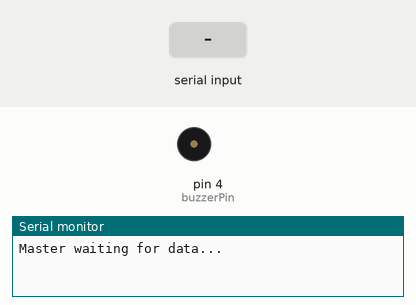
This sketch was run on a simulated Arduino Uno, built with avr-gcc and run on an emulated ATmega328P. Parts: buzzer (waves = sounding), the last lines printed to the serial monitor. Inputs (shaded band) come from the test bench.

Above: at 1.2 s.
1.3 s: "|\n" received over the second serial link
At 1.42 s:
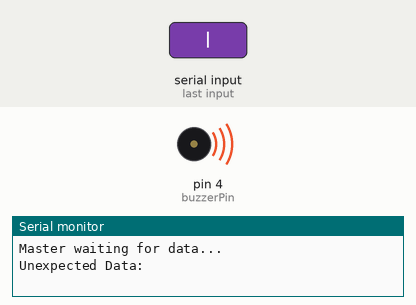
7.3 s: "ALARM\n" received over the second serial link
Timing chart, 0 to 16.3 s (numbered marks = the images above; inputs shaded):
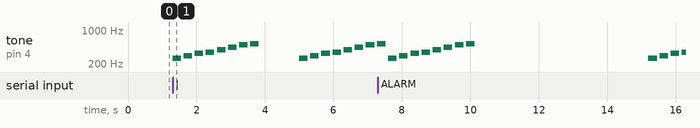

Measured:
- by itself, tone on pin 4 (buzzerPin): plays 262 Hz for 0.25 s, 294 Hz for 0.25 s, 330 Hz for 0.25 s, 349 Hz for 0.25 s, 392 Hz for 0.25 s, 440 Hz for 0.25 s … (12 notes in this stretch)

The sketch:

master.ino
```cpp
#include <SoftwareSerial.h>
#include "alarm.h"

SoftwareSerial BTSerial(2, 3); // HC-05 TX to D2, RX to D3

unsigned long prevTime = 0;
const unsigned long interval = 5000;

void setup() {
  Serial.begin(9600);
  BTSerial.begin(9600);
  initAlarm();
  Serial.println("Master waiting for data...");
}

void loop() {
  if (BTSerial.available()) {
    String received = BTSerial.readStringUntil('\n'); // Read Bluetooth data
    received.trim(); // Remove extra spaces or newlines

    if (received.indexOf("|") >= 0) {
      String trimmedData = received.substring(0, received.indexOf("|")); // Remove "|"
      if (trimmedData == "A") {
        prevTime = millis(); // Reset timeout countdown
        buzzerStop();
        Serial.println("Slave is active!");
      } else {
        Serial.println("Unexpected Data: " + trimmedData);
        buzzerStart();
      }
    } else if (received == "ALARM") {
      buzzerStart();
      Serial.println("ALERT: Alarm Button Pressed on Slave!");
      delay(5000);
      buzzerStop();
    } else {
      Serial.println("Unrecognized Data: " + received);
    }
  }

  if (millis() - prevTime > interval) {
    Serial.println("Slave Disconnected! Activating buzzer!");
    buzzerStart(); // Trigger buzzer when slave is out of range
  }

}
```

alarm.cpp
```cpp
#include "alarm.h"
#include <Arduino.h>

#define buzzerPin 4
enum class tones {
  NOTE_C4 = 262,
  NOTE_D4 = 294,
  NOTE_E4 = 330,
  NOTE_F4 = 349,
  NOTE_G4 = 392,
  NOTE_A4 = 440,
  NOTE_B4 = 494,
  NOTE_C5 = 523
};

tones melody[8] = {tones::NOTE_C4, tones::NOTE_D4, tones::NOTE_E4, tones::NOTE_F4,
                    tones::NOTE_G4, tones::NOTE_A4, tones::NOTE_B4, tones::NOTE_C5};
int noteDurations[8] = {4, 4, 4, 4, 4, 4, 4, 4};

void initAlarm() {
    pinMode(buzzerPin, OUTPUT);
}

void buzzerStart() {
  for (int i = 0; i < 8; i++) {
    int noteDuration = 1000 / noteDurations[i];
    tone(buzzerPin, static_cast<int>(melody[i]), noteDuration);
    int pauseBetweenNotes = noteDuration * 1.30;
    delay(pauseBetweenNotes);
    noTone(buzzerPin);
  }
}

void buzzerStop() {
  noTone(buzzerPin);
}
```

alarm.h
```cpp
#ifndef __ALARM__H
#define __ALARM__H

void buzzerStart();
void buzzerStop();
void initAlarm();
#endif
```
